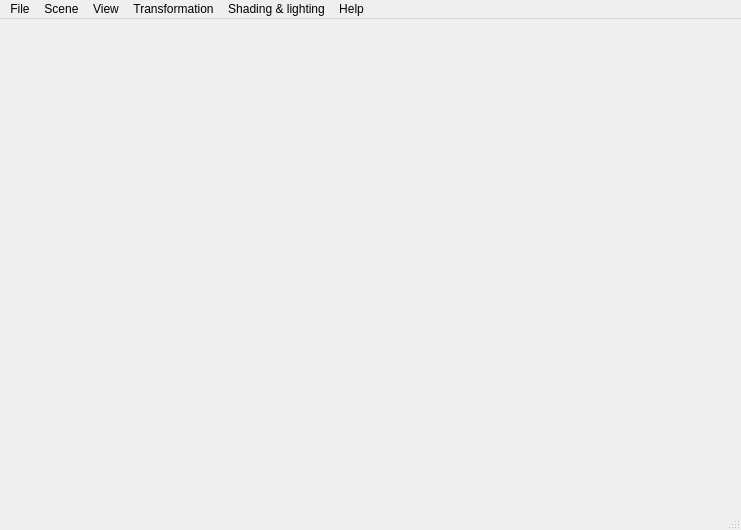
<?xml version="1.0" encoding="UTF-8"?>
<ui version="4.0">
 <class>MainWindow</class>
 <widget class="QMainWindow" name="MainWindow">
  <property name="geometry">
   <rect>
    <x>0</x>
    <y>0</y>
    <width>741</width>
    <height>530</height>
   </rect>
  </property>
  <property name="windowTitle">
   <string>Software 3D renderer</string>
  </property>
  <property name="windowIcon">
   <iconset resource="../resources.qrc">
    <normaloff>:/icon.ico</normaloff>:/icon.ico</iconset>
  </property>
  <property name="autoFillBackground">
   <bool>false</bool>
  </property>
  <property name="documentMode">
   <bool>false</bool>
  </property>
  <widget class="DrawArea" name="drawArea">
   <layout class="QHBoxLayout" name="horizontalLayout">
    <property name="spacing">
     <number>0</number>
    </property>
    <property name="margin">
     <number>0</number>
    </property>
   </layout>
  </widget>
  <widget class="QMenuBar" name="menubar">
   <property name="geometry">
    <rect>
     <x>0</x>
     <y>0</y>
     <width>741</width>
     <height>21</height>
    </rect>
   </property>
   <widget class="QMenu" name="menuModel">
    <property name="title">
     <string>File</string>
    </property>
    <addaction name="actionLoad"/>
    <addaction name="actionSave_screenshot"/>
    <addaction name="actionResetModel"/>
    <addaction name="actionLoad_debug_model"/>
   </widget>
   <widget class="QMenu" name="menuView">
    <property name="title">
     <string>View</string>
    </property>
    <addaction name="actionBounding_box"/>
    <addaction name="actionAxes"/>
    <addaction name="actionNormals"/>
    <addaction name="actionFaces"/>
    <addaction name="actionWireframe"/>
    <addaction name="actionLight_sources"/>
    <addaction name="actionBack_face_culling"/>
    <addaction name="actionDepth_buffer_visualization"/>
   </widget>
   <widget class="QMenu" name="menuTransformation">
    <property name="title">
     <string>Transformation</string>
    </property>
    <addaction name="actionCamera"/>
    <addaction name="actionWorld"/>
    <addaction name="actionWorld_separate_objects"/>
    <addaction name="separator"/>
    <addaction name="actionMouse_sensivety"/>
    <addaction name="actionTransformationsReset"/>
   </widget>
   <widget class="QMenu" name="menuShading_lighting">
    <property name="title">
     <string>Shading &amp;&amp; lighting</string>
    </property>
    <addaction name="actionFlat"/>
    <addaction name="actionGourald"/>
    <addaction name="actionPhong"/>
    <addaction name="separator"/>
    <addaction name="actionInvert_vertex_normals"/>
    <addaction name="actionInvert_faces"/>
    <addaction name="separator"/>
    <addaction name="actionDual_face_lighting"/>
    <addaction name="actionAll_face_lighting"/>
   </widget>
   <widget class="QMenu" name="menuHelp">
    <property name="title">
     <string>Help</string>
    </property>
    <addaction name="actionAbout"/>
   </widget>
   <widget class="QMenu" name="menuScene">
    <property name="title">
     <string>Scene</string>
    </property>
    <addaction name="actionEnvironment"/>
    <addaction name="actionMaterial"/>
    <addaction name="actionCamera_properties"/>
   </widget>
   <addaction name="menuModel"/>
   <addaction name="menuScene"/>
   <addaction name="menuView"/>
   <addaction name="menuTransformation"/>
   <addaction name="menuShading_lighting"/>
   <addaction name="menuHelp"/>
  </widget>
  <widget class="QStatusBar" name="statusbar">
   <property name="autoFillBackground">
    <bool>true</bool>
   </property>
  </widget>
  <action name="actionLoad">
   <property name="text">
    <string>Load...</string>
   </property>
  </action>
  <action name="actionLoadBackground">
   <property name="icon">
    <iconset theme="document-open"/>
   </property>
   <property name="text">
    <string>Load...</string>
   </property>
  </action>
  <action name="actionReset">
   <property name="icon">
    <iconset theme="edit-clear"/>
   </property>
   <property name="text">
    <string>Reset</string>
   </property>
  </action>
  <action name="actionStretch">
   <property name="text">
    <string>Stretch</string>
   </property>
  </action>
  <action name="actionTile">
   <property name="checkable">
    <bool>true</bool>
   </property>
   <property name="text">
    <string>Tile</string>
   </property>
  </action>
  <action name="actionBounding_box">
   <property name="checkable">
    <bool>true</bool>
   </property>
   <property name="text">
    <string>Bounding box</string>
   </property>
  </action>
  <action name="actionAxes">
   <property name="checkable">
    <bool>true</bool>
   </property>
   <property name="text">
    <string>Axes</string>
   </property>
  </action>
  <action name="actionNormals">
   <property name="checkable">
    <bool>true</bool>
   </property>
   <property name="text">
    <string>Normals</string>
   </property>
  </action>
  <action name="actionFaces">
   <property name="checkable">
    <bool>true</bool>
   </property>
   <property name="text">
    <string>Back/front faces</string>
   </property>
  </action>
  <action name="actionLight_sources">
   <property name="checkable">
    <bool>true</bool>
   </property>
   <property name="text">
    <string>Light sources</string>
   </property>
  </action>
  <action name="actionBack_face_culling">
   <property name="checkable">
    <bool>true</bool>
   </property>
   <property name="text">
    <string>Back face culling</string>
   </property>
  </action>
  <action name="actionCamera">
   <property name="checkable">
    <bool>true</bool>
   </property>
   <property name="text">
    <string>Camera</string>
   </property>
  </action>
  <action name="actionWorld">
   <property name="checkable">
    <bool>true</bool>
   </property>
   <property name="text">
    <string>World</string>
   </property>
  </action>
  <action name="actionPerspective">
   <property name="checkable">
    <bool>true</bool>
   </property>
   <property name="text">
    <string>Perspective</string>
   </property>
  </action>
  <action name="actionOrthographic">
   <property name="checkable">
    <bool>true</bool>
   </property>
   <property name="text">
    <string>Orthographic</string>
   </property>
  </action>
  <action name="actionFlat">
   <property name="checkable">
    <bool>true</bool>
   </property>
   <property name="text">
    <string>Flat</string>
   </property>
  </action>
  <action name="actionGourald">
   <property name="checkable">
    <bool>true</bool>
   </property>
   <property name="text">
    <string>Gourald</string>
   </property>
  </action>
  <action name="actionPhong">
   <property name="checkable">
    <bool>true</bool>
   </property>
   <property name="text">
    <string>Phong</string>
   </property>
  </action>
  <action name="actionWireframe">
   <property name="checkable">
    <bool>true</bool>
   </property>
   <property name="text">
    <string>Wireframe</string>
   </property>
  </action>
  <action name="actionLights">
   <property name="text">
    <string>Lights....</string>
   </property>
  </action>
  <action name="actionMaterial">
   <property name="text">
    <string>Materials....</string>
   </property>
  </action>
  <action name="actionInvert_vertex_normals">
   <property name="checkable">
    <bool>true</bool>
   </property>
   <property name="text">
    <string>Invert vertex normals</string>
   </property>
  </action>
  <action name="actionInvert_faces">
   <property name="checkable">
    <bool>true</bool>
   </property>
   <property name="text">
    <string>Invert faces</string>
   </property>
  </action>
  <action name="actionDual_face_lighting">
   <property name="checkable">
    <bool>true</bool>
   </property>
   <property name="text">
    <string>Dual face lighting</string>
   </property>
   <property name="toolTip">
    <string>&lt;html&gt;&lt;head/&gt;&lt;body&gt;&lt;p&gt;Dual face lighting (invert normal for backfaces and then do lighting)&lt;/p&gt;&lt;/body&gt;&lt;/html&gt;</string>
   </property>
  </action>
  <action name="actionAll_face_lighting">
   <property name="checkable">
    <bool>true</bool>
   </property>
   <property name="text">
    <string>All face lighting</string>
   </property>
   <property name="toolTip">
    <string>All face lighting (ignore front/back faces)</string>
   </property>
  </action>
  <action name="actionResetModel">
   <property name="text">
    <string>Reset</string>
   </property>
  </action>
  <action name="actionSave_screenshot">
   <property name="text">
    <string>Save screenshot...</string>
   </property>
  </action>
  <action name="actionDepth_buffer_visualization">
   <property name="checkable">
    <bool>true</bool>
   </property>
   <property name="text">
    <string>Depth buffer visualization</string>
   </property>
  </action>
  <action name="actionLoad_debug_model">
   <property name="text">
    <string>Load debug model...</string>
   </property>
  </action>
  <action name="actionAbout">
   <property name="text">
    <string>About....</string>
   </property>
  </action>
  <action name="actionWorld_separate_objects">
   <property name="checkable">
    <bool>true</bool>
   </property>
   <property name="text">
    <string>World (separate objects)</string>
   </property>
  </action>
  <action name="actionTransformationsReset">
   <property name="text">
    <string>Reset</string>
   </property>
  </action>
  <action name="actionMouse_sensivety">
   <property name="text">
    <string>Mouse sensivety...</string>
   </property>
  </action>
  <action name="actionCamera_properties">
   <property name="text">
    <string>Camera...</string>
   </property>
  </action>
  <action name="actionEnvironment">
   <property name="text">
    <string>Environment...</string>
   </property>
  </action>
 </widget>
 <customwidgets>
  <customwidget>
   <class>DrawArea</class>
   <extends>QWidget</extends>
   <header>DrawArea.h</header>
   <container>1</container>
  </customwidget>
 </customwidgets>
 <resources>
  <include location="../resources.qrc"/>
 </resources>
 <connections/>
</ui>
